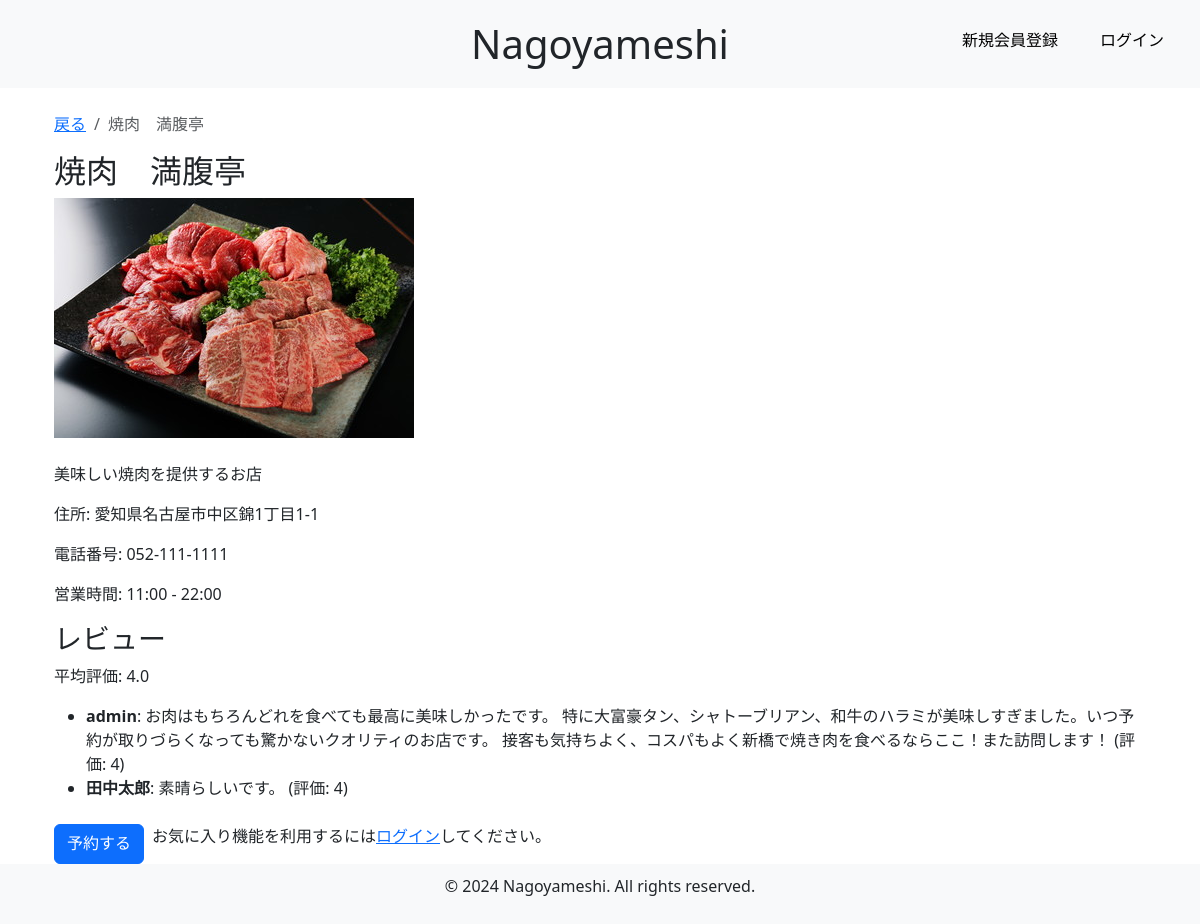
Page /restaurants/1/ on the committed database.
### nagoyameshi/models.py (models this page shows, shortened)
class Restaurant(models.Model):
    name = models.CharField(max_length=200)
    price = models.PositiveIntegerField()
    description = models.TextField()
    postal_code = models.CharField(max_length=10)
    address = models.CharField(max_length=200)
    phone_number = models.CharField(max_length=15)
    open_time = models.TimeField()
    close_time = models.TimeField()
    created_at = models.DateTimeField(auto_now_add=True)
    updated_at = models.TimeField(auto_now=True)
    img = models.ImageField(upload_to='restaurant_images/')
    category = models.ForeignKey(Category, on_delete=models.CASCADE, null=True, blank=True)

class Review(models.Model):
    restaurant = models.ForeignKey(Restaurant, on_delete=models.CASCADE)
    user = models.ForeignKey(CustomUser, on_delete=models.CASCADE)
    rating = models.PositiveIntegerField()
    comment = models.TextField()
    created_at = models.DateTimeField(auto_now_add=True)

class CustomUser(AbstractUser):#フィールドとメソッド（PW検証など）を継承
    username = None  # usernameフィールドを無効化（DBから削除）
    email = models.EmailField(unique=True)  # DB内のメールアドレスを一意に設定
    full_name = models.CharField(max_length=100)#以下フィールドの設定
    furigana = models.CharField(max_length=100)
    postal_code = models.CharField(max_length=10)
    address = models.CharField(max_length=200)
    phone_number = models.CharField(max_length=15)
    birthdate = models.DateField(null=True, blank=True)
    occupation = models.CharField(max_length=100)
    stripe_customer_id = models.CharField(max_length=255, null=True, blank=True)#ストライプAPI
    stripe_subscription_id = models.CharField(max_length=255, null=True, blank=True)#ストライプAPI
    is_end_user = models.BooleanField(default=False)#カスタムでエンドユーザーかどうかのフラグを追加
    is_admin_user = models.BooleanField(default=False)#管理者かどうかのフラグを追加
    is_subscription_user = models.BooleanField(default=False)  # 有料会員かどうかのフラグを追加
    USERNAME_FIELD = 'email'  # メールアドレスを認証に使用
    REQUIRED_FIELDS = ['full_name', 'furigana', 'postal_code', 'address', 'phone_number', 'birthdate', 'occupation']
    objects = CustomUserManager()  ### CustomUserManagerをオブジェクトとして設定

### nagoyameshi/views.py (the view)
# urls.py: path('restaurants/<int:pk>/', RestaurantDetailView.as_view(), name='restaurant_detail'),
class RestaurantDetailView(DetailView):
    model = Restaurant
    template_name = 'restaurant_detail.html'
    context_object_name = 'restaurant'
    def get_context_data(self, **kwargs):
        context = super().get_context_data(**kwargs)
        context['reviews'] = Review.objects.filter(restaurant=self.object)
        avg_rating = Review.objects.filter(restaurant=self.object).aggregate(Avg('rating'))['rating__avg']
        context['avg_rating'] = round(avg_rating, 2) if avg_rating else None
        return context

### nagoyameshi/templates/restaurant_detail.html (shortened to what this page needs)
{% extends 'base.html' %}
{% block content %}
<div class="container mt-4">
    <nav aria-label="breadcrumb">
        <ol class="breadcrumb">
            <li class="breadcrumb-item"><a href="{% url 'restaurant_list' %}">戻る</a></li>
            <li class="breadcrumb-item active" aria-current="page">{{ restaurant.name }}</li>
        </ol>
    </nav>
    <h2>{{ restaurant.name }}</h2>
    <img src="{{ restaurant.img.url }}" class="img-fluid mb-4" alt="{{ restaurant.name }}">
    <p>{{ restaurant.description }}</p>
    <p>住所: {{ restaurant.address }}</p>
    <p>電話番号: {{ restaurant.phone_number }}</p>
    <p>営業時間: {{ restaurant.open_time }} - {{ restaurant.close_time }}</p>
    <h3>レビュー</h3>
    <div>
        {% if avg_rating %}
        <p>平均評価: {{ avg_rating }}</p>
        {% endif %}
    </div>
    <ul>
        {% for review in reviews %}
        <li>
            <strong>{{ review.user.full_name }}</strong>: {{ review.comment }} (評価: {{ review.rating }})
        </li>
        {% endfor %}
    </ul>
    <div class="d-flex gap-2 mt-4">
        <a href="{% if request.user.is_authenticated %}{% url 'make_reservation' restaurant.id %}{% else %}{% url 'login' %}{% endif %}" class="btn btn-primary">予約する</a>
        {% if request.user.is_authenticated %}
        <form method="post" action="{% url 'add_to_favorites' restaurant.id %}" class="mb-0">
            {% csrf_token %}
            <button type="submit" class="btn btn-primary">お気に入り追加</button>
        </form>
        <a href="{% url 'add_review' restaurant.id %}" class="btn btn-primary">レビューを投稿する</a>
        {% else %}
        <p>お気に入り機能を利用するには<a href="{% url 'login' %}">ログイン</a>してください。</p>
        {% endif %}
    </div>
</div>
{% endblock %}

### rows in the picture
Restaurant: name "焼肉 満腹亭", img (picture), description "美味しい焼肉を提供するお店", address "愛知県名古屋市中区錦1丁目1-1", phone_number "052-111-1111", open_time "11:00", close_time "22:00"
Review: user.full_name "admin", comment "お肉はもちろんどれを食べても最高に美味しかったです。 特に大富豪タン、シャトーブリアン、和牛のハラミが美味しすぎました。いつ予約が取りづらくなっても驚かないクオリティのお店です。 接客も気持ちよく、コスパもよく新橋で焼き肉を食べるならここ！また訪問します！", rating "4"
Review: user.full_name "田中太郎", comment "素晴らしいです。", rating "4"

### other values in the picture
{{ avg_rating }} "4.0"
